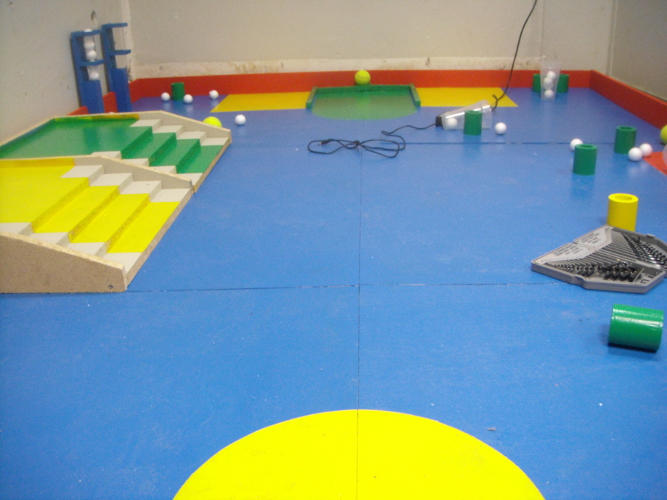
#> input picture Informatique/MachineLearning/Python/table_small.JPG, 667 x 500 px
$ python colorDetectImage_enhancing.py
#> lines starting #> are read from the running program, lines starting #| are printed output that depends on the picture; after the words box and inside, x2 and y2 are one past the last pixel; in counts of white or black regions, pixels touching at a corner belong together
# Même chose que colorDetectImage, mais avec un affinage de l'image en plus,
# pour essayer de réduire le bruit notamment
# (C'est encore foireux...)


import numpy as np
import cv2

#Juste une fonction vide, parce que createTrackbar attend un callback en argument
def nothing(x):
    pass

img = cv2.imread('table_small.JPG') #Ouverture de l'image
#> img is the input picture: shape (500, 667, 3); mean B, G, R 155.1, 153, 124.4
end = False

cv2.namedWindow('Color Detection')

#Définition de deux formes géométriques (des croix ici) qui servent aux fonctions d'affinage
erodeElement = cv2.getStructuringElement(cv2.MORPH_CROSS,(3,3))
dilatedElement = cv2.getStructuringElement(cv2.MORPH_CROSS,(7,7))

#Création des trackbars
Hmin_tb = cv2.createTrackbar('Hmin', 'Color Detection', 0, 179, nothing)
#> slider 'Hmin' is set to 35
Smin_tb = cv2.createTrackbar('Smin', 'Color Detection', 0, 255, nothing)
#> slider 'Smin' is set to 51
Vmin_tb = cv2.createTrackbar('Vmin', 'Color Detection', 0, 255, nothing)
#> slider 'Vmin' is set to 51
Hmax_tb = cv2.createTrackbar('Hmax', 'Color Detection', 0, 179, nothing)
#> slider 'Hmax' is set to 179
Smax_tb = cv2.createTrackbar('Smax', 'Color Detection', 0, 255, nothing)
#> slider 'Smax' is set to 255
Vmax_tb = cv2.createTrackbar('Vmax', 'Color Detection', 0, 255, nothing)
#> slider 'Vmax' is set to 255

while(not end):

    #Récupération des valeurs des trackbars
    Hmin = cv2.getTrackbarPos('Hmin', 'Color Detection')
    Smin = cv2.getTrackbarPos('Smin', 'Color Detection')
    Vmin = cv2.getTrackbarPos('Vmin', 'Color Detection')
    Hmax = cv2.getTrackbarPos('Hmax', 'Color Detection')
    Smax = cv2.getTrackbarPos('Smax', 'Color Detection')
    Vmax = cv2.getTrackbarPos('Vmax', 'Color Detection')

    #Limage de base est codée en RGB (ou BGR plutôt), on la convertit en HSV
    hsvImg = cv2.cvtColor(img, cv2.COLOR_BGR2HSV)
#> hsvImg: shape (500, 667, 3); mean H, S, V 74.7, 136.8, 195.4

    #On crée un masque à partir des zones de l'image qui sont dans la bonne étendue de couleurs
    color_l = np.array([Hmin,Smin,Vmin])
    color_h = np.array([Hmax,Smax,Vmax])
    mask = cv2.inRange(hsvImg, color_l, color_h)
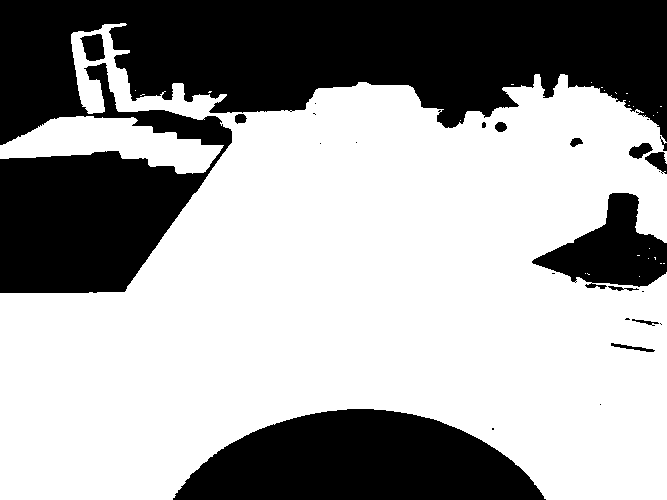
#> mask: shape (500, 667); 62.9% white; 26 black regions (12 under 20 px), largest, box (x1, y1, x2, y2) and area: (0, 0, 667, 293) 91145, (173, 409, 546, 500) 24252, (532, 193, 667, 289) 6590

    #On retire de l'image tout ce qui n'est pas de la bonne couleur
    cropped = cv2.bitwise_and(img, img, mask = mask)
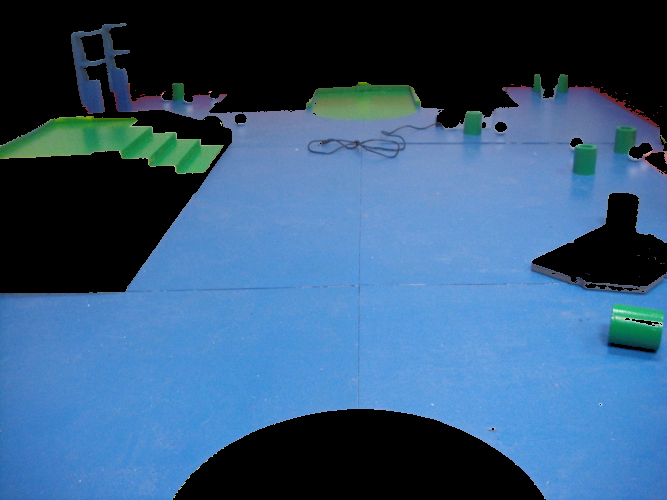
#> cropped: shape (500, 667, 3); mean B, G, R 121.8, 88, 53.3

    #Amélioration de l'image :
    #Conversion en niveaux de gris
    gray = cv2.cvtColor(cropped, cv2.COLOR_BGR2GRAY)
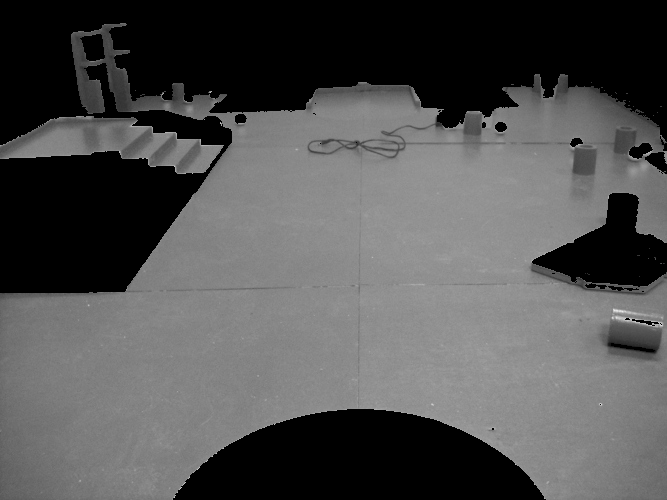
#> gray: shape (500, 667); min 0, max 234, mean 81.5
    #Fonction seuil (conversion en noir/blanc)
    _,thrsld = cv2.threshold(gray,10,255,cv2.THRESH_BINARY)
    #Suppression des points blancs isolés
    eroded = cv2.erode(thrsld,erodeElement)
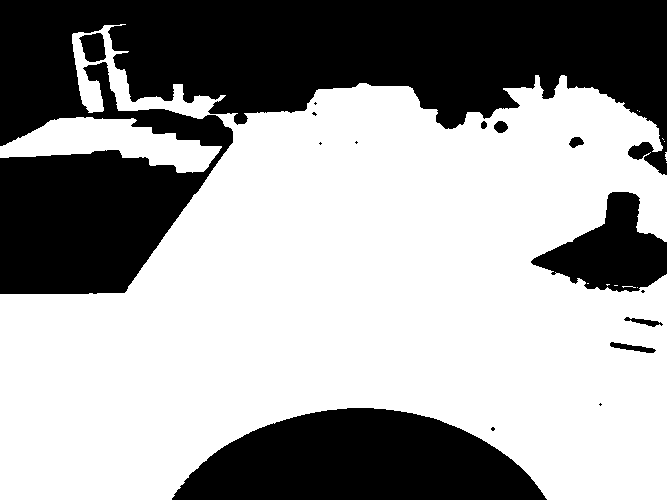
#> eroded: shape (500, 667); 61.8% white; 16 black regions (7 under 20 px), largest, box (x1, y1, x2, y2) and area: (0, 0, 667, 294) 94172, (172, 408, 547, 500) 24653, (531, 192, 667, 292) 7141
    #Suppression des points noirs isolés
    dilated = cv2.dilate(thrsld,dilatedElement)
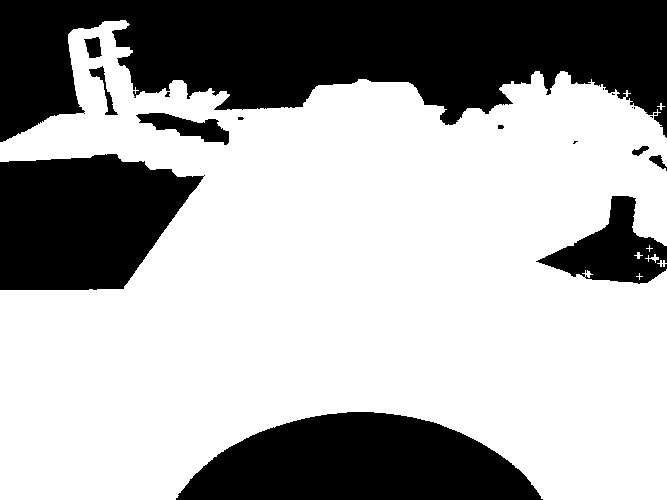
#> dilated: shape (500, 667); 65.9% white; 19 black regions (9 under 20 px), largest, box (x1, y1, x2, y2) and area: (0, 0, 667, 142) 61987, (176, 412, 543, 500) 23090, (0, 154, 205, 290) 21177
    #Floutage du résultat
    blurred = cv2.blur(dilated,(3,3))

    cv2.imshow('Color Detection', dilated) #Affichage du résultat

    if(cv2.waitKey(1) & 0xFF == ord('q')):
#> (key q is pressed here)
        end = True

cv2.destroyAllWindows()

$ run again, with Informatique/MachineLearning/Python/escalier.jpg copied over Informatique/MachineLearning/Python/table_small.JPG
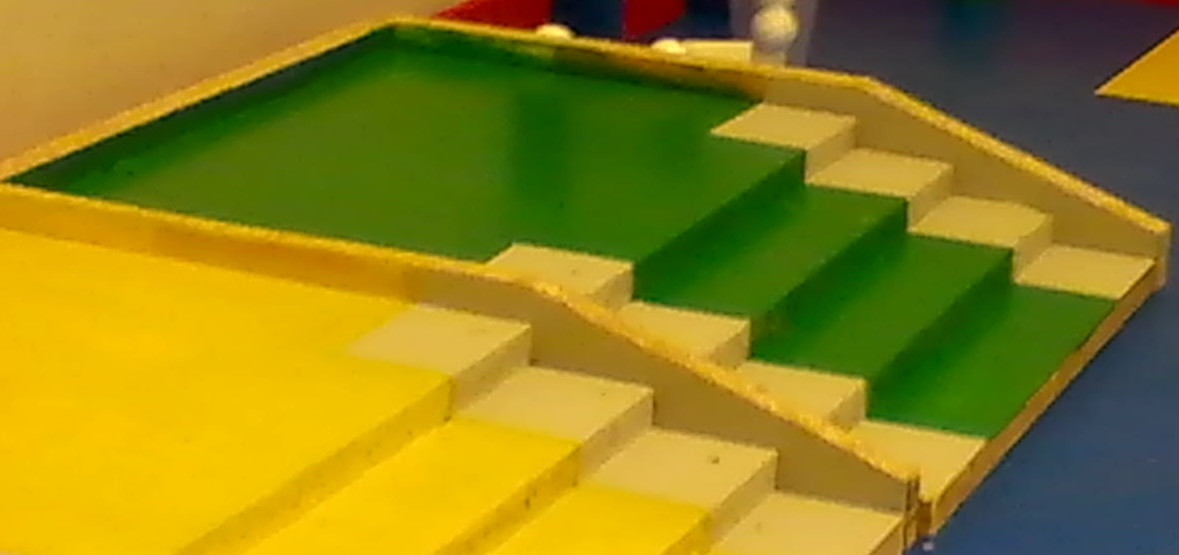
#> input picture Informatique/MachineLearning/Python/escalier.jpg, 1179 x 555 px
#> img is the input picture: shape (555, 1179, 3); mean B, G, R 25.6, 129.7, 142.8
#> hsvImg: shape (555, 1179, 3); mean H, S, V 41.5, 208.3, 158.3
#> `mask = cv2.inRange(hsvImg, color_l, color_h)`:
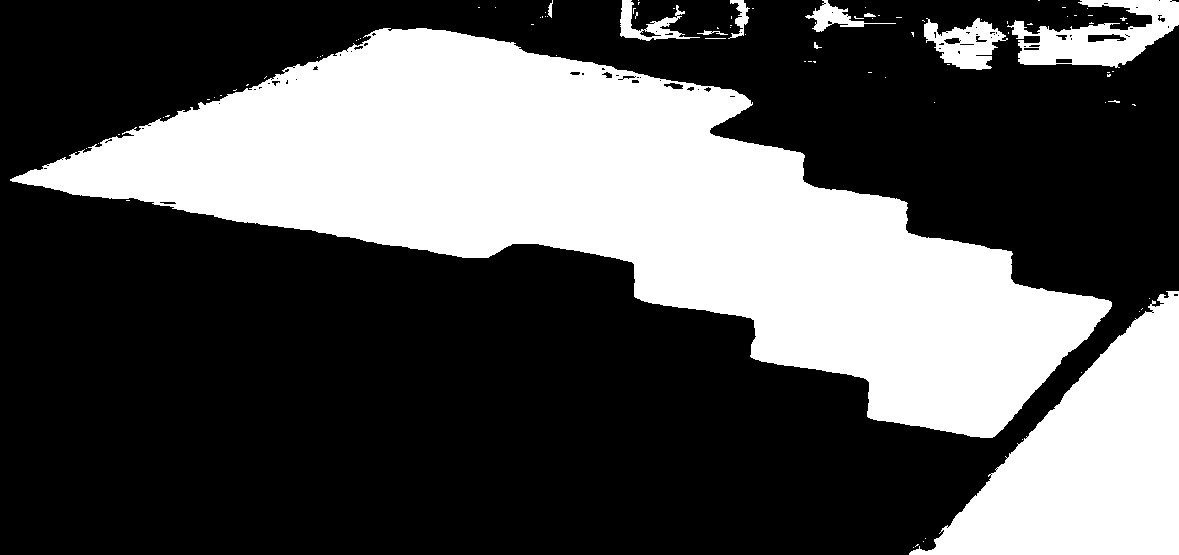
#> mask: shape (555, 1179); 34% white; 92 white regions (80 under 20 px), largest, box (x1, y1, x2, y2) and area: (10, 28, 1112, 438) 175049, (909, 291, 1179, 555) 36519, (1007, 0, 1179, 68) 5840
#> eroded: shape (555, 1179); 33.1% white; 31 white regions (21 under 20 px), largest, box (x1, y1, x2, y2) and area: (12, 29, 1111, 437) 171903, (910, 292, 1179, 555) 36070, (1019, 0, 1179, 67) 4780
#> `dilated = cv2.dilate(thrsld,dilatedElement)`:
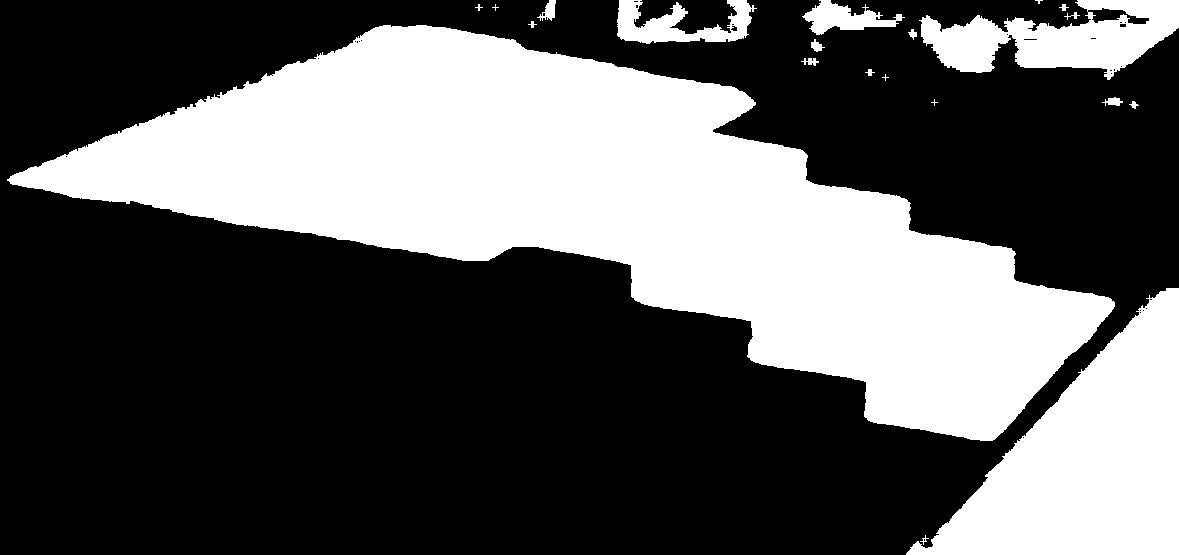
#> dilated: shape (555, 1179); 36.4% white; 21 white regions (4 under 20 px), largest, box (x1, y1, x2, y2) and area: (7, 25, 1115, 441) 183396, (906, 288, 1179, 555) 37727, (919, 0, 1179, 80) 11364
